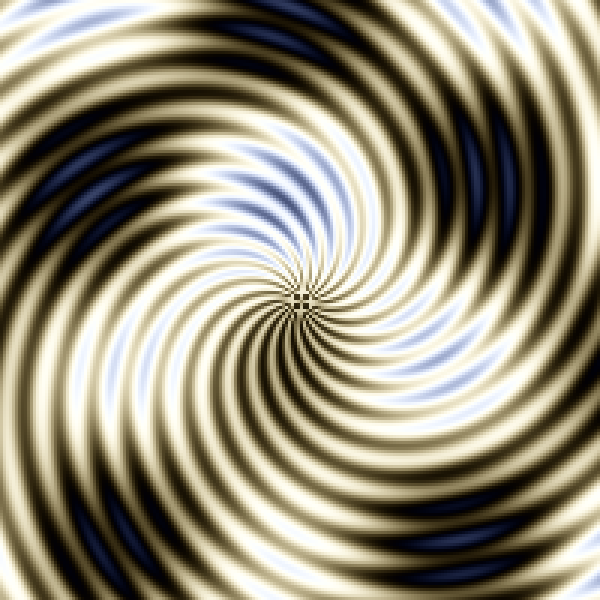
Frame 1 (no input)
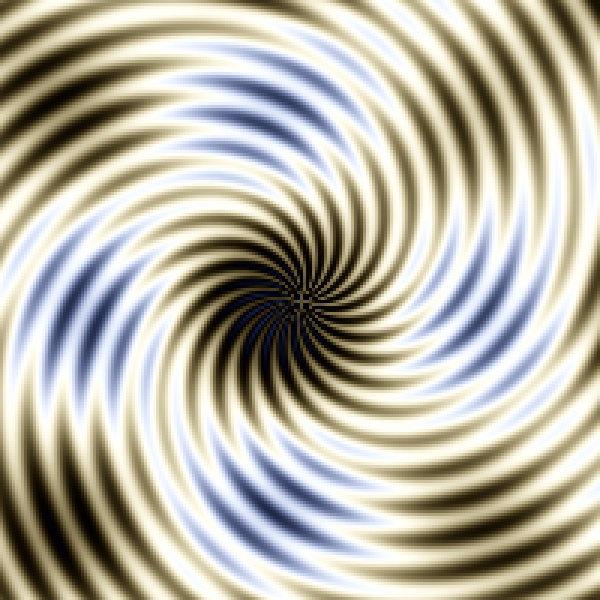
Frame 60 (no input)
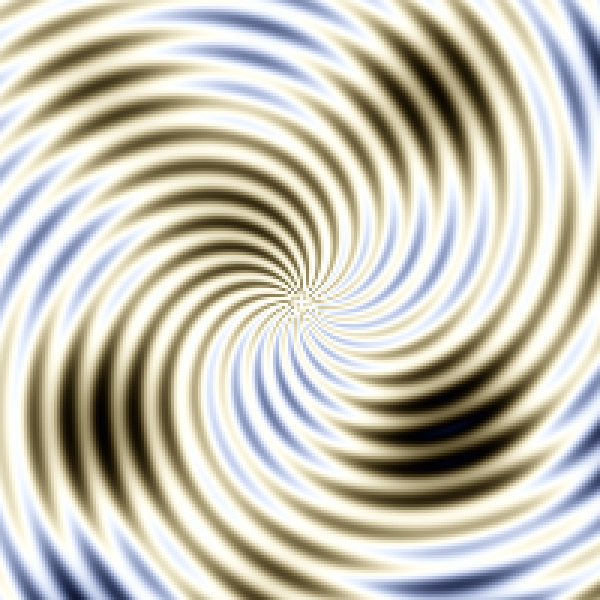
Frame 120 (the mouse pressed at the canvas centre since frame 60)

The p5.js sketch that drew these frames (run headless with seeded random() and noise() and a simulated clock; from frame 60 on, the mouse is pressed at the canvas centre):

// p5.js sketch
// ── sketch.js
// Es1. Materia dal caos
//
// Obiettivo: far generare un'immagine e la sua animazione attraverso la
// definizione dei calcoli necessari per ottenere le componenti di rosso,
// verde e blu di tutti i pixel, lasciando che il caso o il rumore ne
// determinino l'aspetto.
//
// Parametri di tixy (https://tixy.land/):
// - t: scorrere del tempo in secondi (e frazioni di secondo);
// - i: indice del pixel da 0 (in alto a sinistra) a 39'999 (in basso a destra);
// - x: coordinata del pixel da 0.0 (sinistra) a 1.0 (destra);
// - y: coordinata del pixel da 0.0 (alto) a 1.0 (basso).
//
// Vincoli (specifiche: https://codestesie.it/aa2627/ca/attivita/es1/):
// - tela di 600x600 pixel e immagine elaborata di 200x200 pixel, come nel
//   codice di base;
// - codice di base invariato, tranne i calcoli di r, g e b nella funzione
//   tixy(), dove si possono aggiungere altre variabili;
// - variabile t usata almeno una volta nei calcoli, per animare l'immagine;
// - almeno una delle funzioni random(), randomGaussian() e noise(), con il
//   risultato usato nel calcolo di r, g o b;
// - anteprima "preview.png" con un fotogramma rappresentativo del risultato.

function tixy(t, i, x, y) {
    // t = secondi (con decimali)
    // i = indice del pixel
    // x = coordinata x da 0.0 a 1.0
    // y = coordinata y da 0.0 a 1.0

    // coordinate polari rispetto al centro della scena
    let dx = x - 0.5;
    let dy = y - 0.5;
    let raggio = Math.hypot(dx, dy);
    let angolo = Math.atan2(dy, dx);

    // vortice: l'angolo viene distorto in funzione del raggio e del tempo,
    // così il pattern si avvita su se stesso invece di provenire da sorgenti
    let vortice = angolo + 5.0 * raggio + t * 0.6;

    // plasma: sovrapposizione di campi sinusoidali (radiale, vortice, diagonali)
    let v = Math.sin(raggio * 11 - t * 2.5)
          + Math.sin(vortice * 20 + t * 1.5)
          + Math.sin((x + y) * 10 + t * 1.2)
          + Math.sin((x - y) * 10 - t * 0.9);
    v *= 0.25; // normalizzato ~ -1..1

    // palette arcobaleno che ruota nel tempo
    let fase = v * Math.PI + t * 0.4;
    let r = 128 + 127 * Math.sin(fase + 0.5);
    let g = 128 + 127 * Math.sin(fase + 0.4);
    let b = 128 + 127 * Math.sin(fase + 0.1);

    return [r, g, b];
}

let risoluzione = 200;
let bitmap;

function setup() {
    createCanvas(600, 600);
    pixelDensity(1);
    noSmooth();
    bitmap = createImage(risoluzione, risoluzione);
    bitmap.loadPixels();
    bitmap.pixels.fill(255);
}

function draw() {
    background(0);
    let i = 0;
    let t = millis()/1000;
    let iPix = 0;
    for (let y = 0; y < risoluzione; y++) {
        let yn = y/risoluzione;
        for (let x = 0; x < risoluzione; x++, i++) {
            let xn = x/risoluzione;
            let col = tixy(t, i, xn, yn);
            bitmap.pixels[iPix++] = col[0];
            bitmap.pixels[iPix++] = col[1];
            bitmap.pixels[iPix++] = col[2];
            iPix++;
        }
    }
    bitmap.updatePixels();
    image(bitmap, 0, 0, width, height);
}
